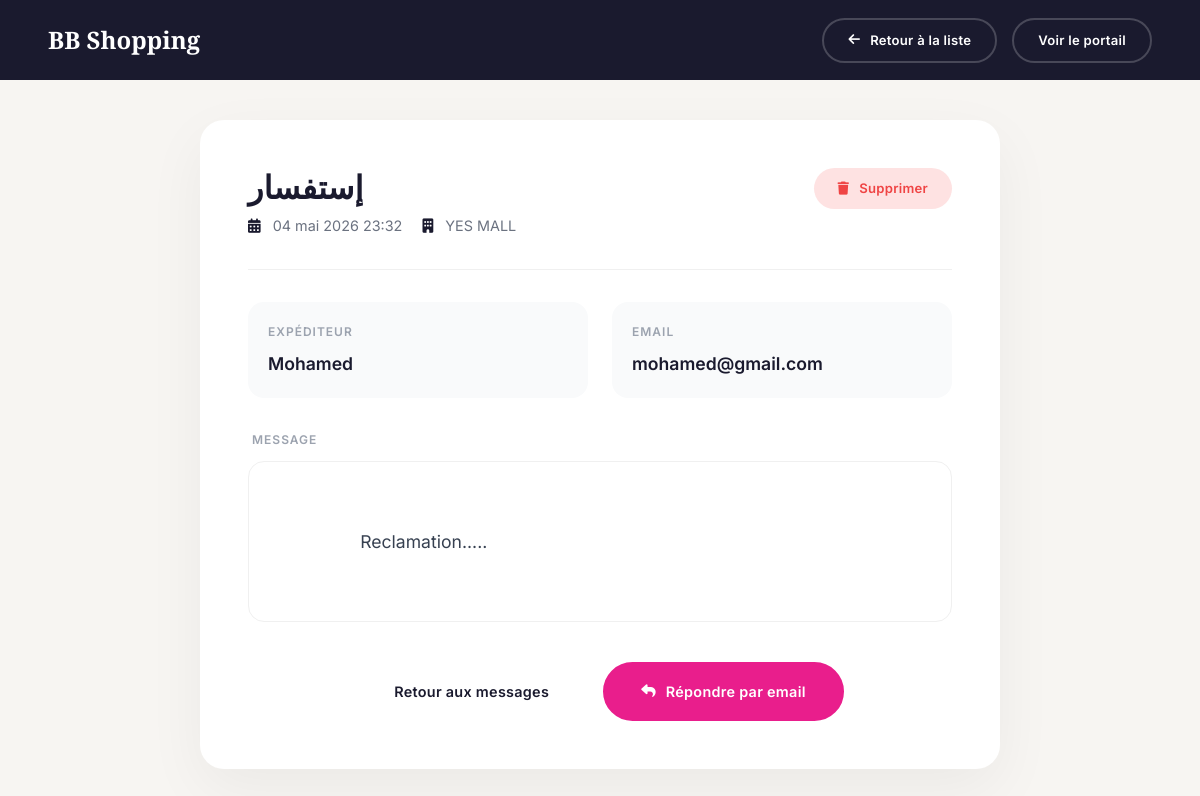
The page /mall/yes-mall/contact/1/ on the database its author committed.
### centre_commercial/models.py (models this page shows, shortened)
class ContactMessage(models.Model):
    mall = models.ForeignKey(Mall, null=True, blank=True, on_delete=models.SET_NULL,  related_name='contacts')
    name = models.CharField(max_length=100, verbose_name="Name")
    email = models.EmailField(verbose_name="Email")
    subject = models.CharField(max_length=200, verbose_name="Subject")
    message = models.TextField(blank=True, verbose_name="Message")
    created_at = models.DateTimeField(auto_now_add=True, verbose_name="Date created")

class Mall(models.Model):
    CITIES = [
        ('constantine', 'Constantine'),
        ('alger', 'Alger'),
        ('oran', 'Oran'),
        ('annaba', 'Annaba'),
        ('setif', 'Sétif'),
        ('autre', 'Autre'),
    ]
    manager = models.ForeignKey(User,on_delete=models.CASCADE, null=True, blank=True, related_name='malls')
    name = models.CharField(max_length=200)
    slug = models.SlugField(unique=True, blank=True)
    city = models.CharField(max_length=50, choices=CITIES)
    region = models.CharField(max_length=100)
    address = models.CharField(max_length=300)
    image = models.ImageField(upload_to='malls/', blank=True, null=True)
    bg_color = models.CharField(max_length=200, default="linear-gradient(135deg,#1a1a2e,#2d1f6e)",
                                  verbose_name="Gradient CSS (fallback image)",
                                  help_text="Ex: linear-gradient(135deg,#1a1a2e,#e91e8c)")
    description_short = models.CharField(max_length=180, blank=True)
    description = models.TextField(blank=True, default="Description of the mall", help_text="Description of the mall", verbose_name="Description")
    is_actif = models.BooleanField(default=False)
    is_open = models.BooleanField(default=True)
    is_featured = models.BooleanField(default=False)
    badge           = models.CharField(max_length=40, blank=True, verbose_name="Badge (ex: New, Phare)")
    observation     = models.TextField(blank=True, default="", help_text="En cas de fermeture ou autre",verbose_name="Observation",)
    phone        = models.CharField(max_length=20, blank=True, null=True, verbose_name="Phone")
    email            = models.EmailField(blank=True, null=True)
    website         = models.URLField(blank=True, null=True)
    opening_time = models.TimeField()
    closing_time = models.TimeField()
    number_of_shops = models.IntegerField(default=0)
    number_of_parking_spaces = models.IntegerField(default=0)
    created_at = models.DateTimeField(auto_now_add=True)
    updated_at = models.DateTimeField(auto_now=True)
    opening_date = models.DateField(blank=True, null=True, verbose_name="Opening date (if future)")
    class Meta:
        verbose_name = "Centre Commercial (Mall)"
        verbose_name_plural = "Centres Commerciaux (Malls)"
        ordering = ['-is_featured', 'name']

### centre_commercial/views.py (the view)
# urls.py: path('mall/<slug:mall_slug>/contact/<int:id>/', views.ContactMessageDetailView.as_view(), name='contact_message_detail'),
class ContactMessageDetailView(DetailView):
    model = ContactMessage
    template_name = 'mall/contact_message_detail.html'
    context_object_name = 'contact'
    def get_object(self):
        return get_object_or_404(ContactMessage, id=self.kwargs['id'])
    def get_context_data(self, **kwargs):
        context = super().get_context_data(**kwargs)
        context['mall'] = self.object.mall
        return context

### centre_commercial/context_processors.py (called while the page is built)
def cart_processor(request):
    cart_count = 0
    if request.user.is_authenticated:
        order = Order.objects.filter(user=request.user, status='pending').first()
        if order:
            cart_count = sum(item.quantity for item in order.items.all())
    return {
        'cart_count': cart_count
    }

def wishlist_processor(request):
    wishlist_count = 0
    mall_slug = None
    if request.user.is_authenticated:
        wishlist = getattr(request.user, 'wishlist', None)
        if wishlist:
            wishlist_count = wishlist.products.count()
    if request.resolver_match:
        mall_slug = request.resolver_match.kwargs.get('mall_slug')
    return {
        'wishlist_count': wishlist_count,
        'mall_slug': mall_slug
    }

### templates/mall/contact_message_detail.html (shortened to what this page needs)
{% load static %}
<!DOCTYPE html>
<html lang="fr">
<head>
    <link rel="stylesheet" href="https://cdnjs.cloudflare.com/ajax/libs/font-awesome/6.5.0/css/all.min.css">
    <link rel="stylesheet" href="{% static 'css/main.css' %}">
</head>
<body>
<header class="portal-nav" style="background: #1a1a2e; height: 80px; display: flex; align-items: center; padding: 0 48px; position: fixed; top: 0; left: 0; right: 0; z-index: 1000;">
    <a href="{% url 'home' %}" class="portal-nav__brand" style="color: #fff; text-decoration: none; font-size: 1.5rem; font-weight: 800; font-family: 'Playfair Display', serif;">
        BB <span>Shopping</span>
    </a>
    <div style="margin-left: auto; display: flex; gap: 15px;">
        <a href="{% url 'contacts_messages_by_mall' mall.slug %}" class="ym-btn ym-btn--sm ym-btn--ghost" style="color:#fff; border-color: rgba(255,255,255,0.2);">
            <i class="fas fa-arrow-left"></i> Retour à la liste
        </a>
        <a href="{% url 'home' %}" class="ym-btn ym-btn--sm ym-btn--ghost" style="color:#fff; border-color: rgba(255,255,255,0.2);">Voir le portail</a>
    </div>
</header>
<section class="detail-section">
    <div class="ym-container">
        <div class="detail-card">
            <div class="message-header">
                <div>
                    <h1 class="message-title">{{ contact.subject }}</h1>
                    <div class="message-meta">
                        <span class="meta-item"><i class="fas fa-calendar-alt"></i> {{ contact.created_at|date:"d F Y H:i" }}</span>
                        <span class="meta-item"><i class="fas fa-building"></i> {{ mall.name }}</span>
                    </div>
                </div>
                <div class="actions-cell">
                     <a href="{% url 'contact_message_delete' mall.slug contact.id %}" class="ym-btn ym-btn--sm" style="background: #fee2e2; color: #ef4444; border: none;">
                        <i class="fas fa-trash"></i> Supprimer
                    </a>
                </div>
            </div>
            <div class="message-info-grid">
                <div class="info-box">
                    <span class="info-label">Expéditeur</span>
                    <span class="info-value">{{ contact.name }}</span>
                </div>
                <div class="info-box">
                    <span class="info-label">Email</span>
                    <span class="info-value">{{ contact.email }}</span>
                </div>
            </div>
            <div class="info-label" style="margin-bottom: 12px; margin-left: 4px;">Message</div>
            <div class="message-body">
                {{ contact.message }}
            </div>
            <div class="detail-actions">
                <a href="{% url 'contacts_messages_by_mall' mall.slug %}" class="ym-btn ym-btn--secondary">
                    Retour aux messages
                </a>
                <a href="mailto:{{ contact.email }}?subject=Re: {{ contact.sujet }}" class="ym-btn ym-btn--primary">
                    <i class="fas fa-reply"></i> Répondre par email
                </a>
            </div>
        </div>
    </div>
</section>
</body>
</html>

### static/css/main.css (style rules this page uses)
:root { --color-primary: #1a1a2e; --color-secondary: #16213e; --color-accent: #e8c547; --color-accent2: #c9a227; --color-pink: #e91e8c; --color-surface: #ffffff; --color-bg: #f7f5f2; --color-text: #1a1a2e; --color-muted: #6b7280; --color-border: #e5e7eb; --font-display: 'Playfair Display', Georgia, serif; --font-body: 'Inter', system-ui, sans-serif; --radius-sm: 6px; --radius-md: 12px; --radius-lg: 20px; --radius-xl: 32px; --shadow-sm: 0 2px 8px rgba(0,0,0,.06); --shadow-md: 0 8px 30px rgba(0,0,0,.10); --shadow-lg: 0 20px 60px rgba(0,0,0,.15); --shadow-xl: 0 30px 80px rgba(0,0,0,.20); --transition: 0.3s cubic-bezier(0.4, 0, 0.2, 1); --transition-slow: 0.6s cubic-bezier(0.4, 0, 0.2, 1); }
*, *::before, *::after { box-sizing: border-box; margin: 0; padding: 0; }
html { scroll-behavior: smooth; }
body { font-family: var(--font-body); background-color: var(--color-bg); color: var(--color-text); overflow-x: hidden; line-height: 1.6; }
h1, h2, h3, h4, h5 { font-family: var(--font-display); line-height: 1.2; font-weight: 700; }
a { color: inherit; text-decoration: none; }
.ym-btn { display: inline-flex; align-items: center; gap: 10px; padding: 16px 36px; border-radius: 50px; font-weight: 600; font-size: 0.9rem; letter-spacing: 0.02em; transition: all var(--transition); cursor: pointer; border: 2px solid transparent; }
.ym-btn--primary { background: var(--color-pink); color: #fff; border-color: var(--color-pink); }
.ym-btn--ghost { background: transparent; color: #fff; border-color: rgba(255,255,255,0.5); }
.ym-btn--sm { padding: 10px 24px; font-size: 0.82rem; }
.ym-container { width: 100%; max-width: 1380px; margin: 0 auto; padding: 0 48px; }

### templates/mall/contact_message_detail.html (style rules this page uses)
.detail-section { padding: 120px 0; background: #f7f5f2; min-height: 100vh; }
.detail-card { background: #fff; border-radius: 24px; max-width: 800px; margin: 0 auto; padding: 48px; box-shadow: 0 20px 60px rgba(0,0,0,0.05); }
.message-header { border-bottom: 1px solid #f0f0f0; margin-bottom: 32px; padding-bottom: 32px; display: flex; justify-content: space-between; align-items: flex-start; }
.message-title { font-family: 'Playfair Display', serif; font-size: 2rem; color: #1a1a2e; margin-bottom: 8px; }
.message-meta { color: #6b7280; font-size: 0.9rem; display: flex; gap: 20px; }
.meta-item i { margin-right: 8px; color: #1a1a2e; }
.message-info-grid { display: grid; grid-template-columns: 1fr 1fr; gap: 24px; margin-bottom: 32px; }
.info-box { background: #f9fafb; padding: 20px; border-radius: 16px; }
.info-label { font-size: 0.75rem; text-transform: uppercase; letter-spacing: 1px; color: #9ca3af; font-weight: 600; margin-bottom: 8px; display: block; }
.info-value { font-weight: 600; color: #1a1a2e; font-size: 1.1rem; }
.message-body { background: #fff; border: 1px solid #f0f0f0; padding: 32px; border-radius: 16px; line-height: 1.8; color: #374151; font-size: 1.1rem; white-space: pre-wrap; }
.detail-actions { margin-top: 40px; display: flex; gap: 16px; justify-content: center; }

### rows shown on the page
ContactMessage: subject "إستفسار", created_at "04 mai 2026 23:32", name "Mohamed", email "mohamed@gmail.com", message "Reclamation....."
Mall: name "YES MALL"
